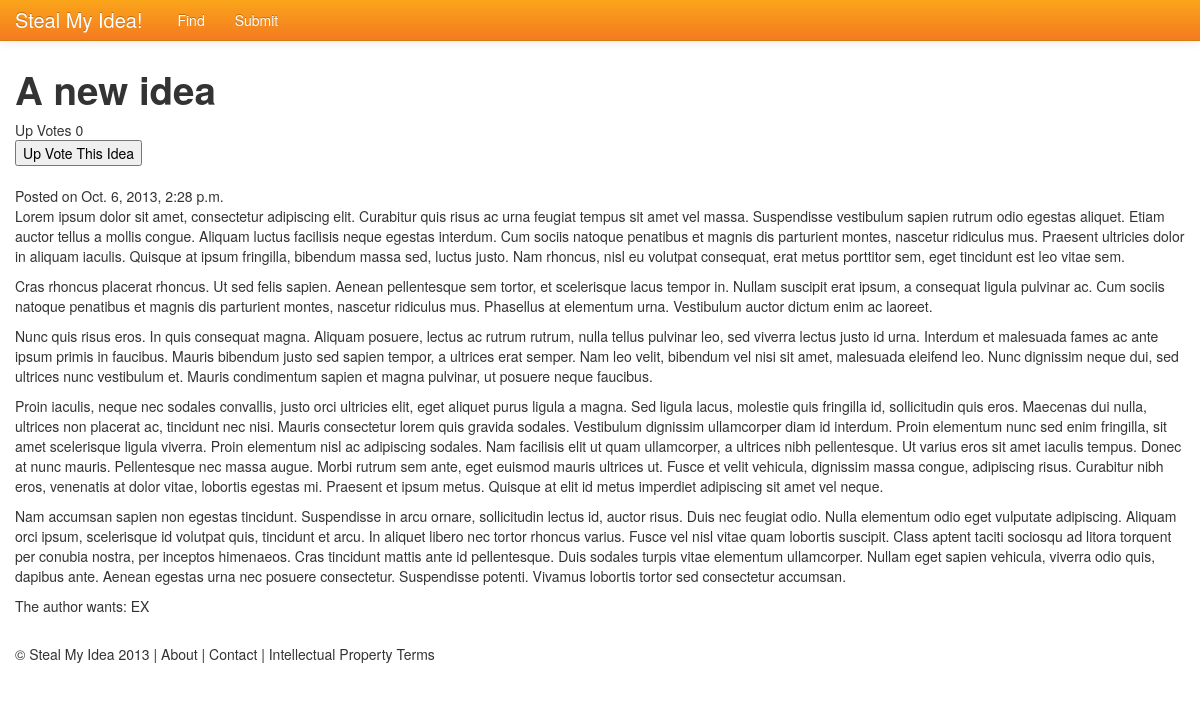
The app's page /ideas-to-steal/3/, older data.
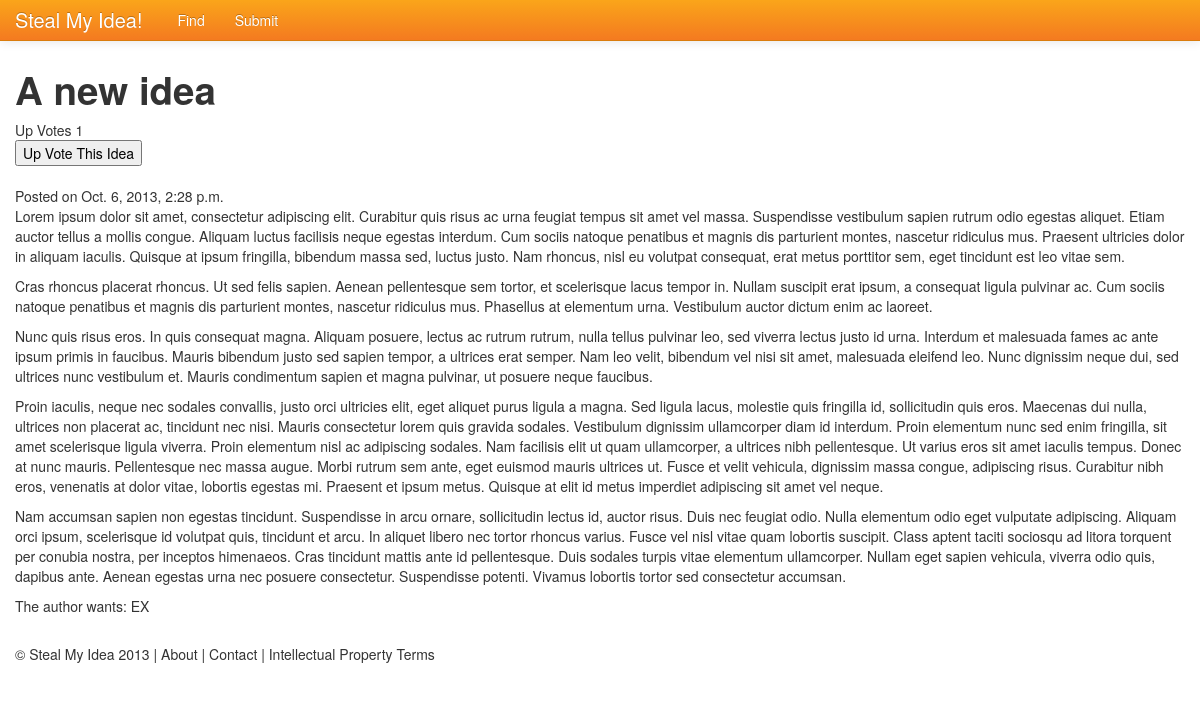
The same page, newer data.
### ideas/models.py (models this page shows, shortened)
class Idea(models.Model):
    HELP = 'Help! Work with me to make this idea a reality'
    EXECUTION = 'Someone, anyone to make take this idea and make it a reality'
    MONEY = 'Money to take this idea and turn it into a reality'
    AUTHOR_WANTS_OPTIONS = (
        (HELP,      'Help! Work with me to make this idea a reality'),
        (EXECUTION, 'Someone, anyone to make take this idea and make it a reality'),
        (MONEY,     'Money to take this idea and turn it into a reality'),
    )
    title = models.CharField(max_length=200)
    date_published = models.DateTimeField(auto_now_add=True)
    description = models.TextField()
    author_wants = models.CharField(max_length=100, choices=AUTHOR_WANTS_OPTIONS, default=EXECUTION)
    votes = models.IntegerField(default=0)

### ideas/views.py (the view)
# urls.py: url(r'^(?P<pk>\d+)/$', views.SingleView.as_view(), name='single'),
class SingleView(generic.DetailView):
    model = Idea
    template_name = 'ideas/single.html'

### ideas/templates/ideas/single.html (shortened to what this page needs)
{% include 'ideas/header.html' %}
<h1>{{ idea.title }}</h1>
<div>Up Votes {{ idea.votes }}</div>
<form action="{% url 'ideas:upvote' idea.id %}" method="post">
    <input type="submit" value="Up Vote This Idea" />
</form>
<div>Posted on {{ idea.date_published }}</div>
<div>{{ idea.description|linebreaks }}</div>
<div>The author wants: {{ idea.author_wants }}</div>
{% include 'ideas/footer.html' %}

Row changes from the older to the newer data that the page shows:
changed Idea "A new idea": votes "0" → "1"
